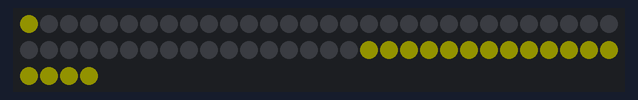
Simulated run of this sketch. Board: Arduino Uno, built with avr-gcc and run on an emulated ATmega328P. Shown: 64 RGB LEDs in strip order, left to right, continuing on the next row. Dim RGB values are drawn brighter than linear.

Above: at 3.9 s.

The sketch:

led.ino
```cpp
#include <Adafruit_NeoPixel.h>

#define NUMPIXELS 64
#define LEDPIN 3
Adafruit_NeoPixel pixels(NUMPIXELS, LEDPIN, NEO_GRB + NEO_KHZ800);

uint32_t red = pixels.Color(150, 0, 0);
uint32_t yellow = pixels.Color(150, 150, 0);

int right[] = {0, 1, 2, 3, 4, 5, 6, 7, 8, 9, 10, 11, 12, 13, 14, 15, 16, 17, 29, 30, 31, 32, 44, 45, 46, 47, 59, 60, 61, 62, 74, 75, 76, 77};
int left[] = {64, 63, 62, 61, 60, 59, 58, 57, 56, 55, 54, 53, 52, 51, 50, 49, 48, 47};


void setup() {

  pixels.begin();
  pixels.setBrightness(30);
}

void loop() {
  // put your main code here, to run repeatedly:
  for(int i=0; i<sizeof(right); i++) {
      pixels.setPixelColor(left[i], yellow);

      delay(200);
      pixels.show();

  }

}
```
